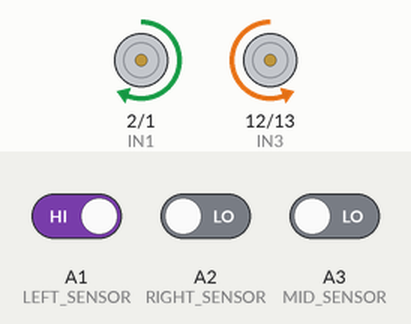
Simulated run of this sketch. Board: Arduino Uno, built with avr-gcc and run on an emulated ATmega328P. Shown: motor-driver pin pairs drawn as motors (green arrow = first pin HIGH = forward, orange = second pin HIGH = backward, longer = more drive, scaled by the enable pin). The inputs (shaded band) are chosen by the test bench; at power-on: A1 (LEFT_SENSOR) HIGH, A2 (RIGHT_SENSOR) LOW, A3 (MID_SENSOR) LOW.

Above: at 1.2 s.
1.3 s: A1 (LEFT_SENSOR) driven LOW and A2 (RIGHT_SENSOR) driven HIGH
At 2.5 s:
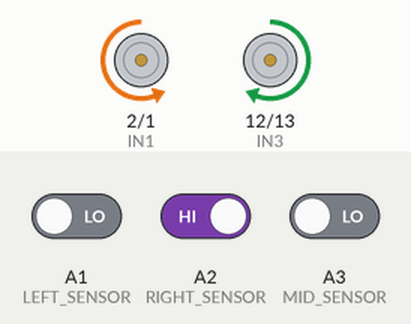
2.8 s: A1 (LEFT_SENSOR) driven HIGH and A3 (MID_SENSOR) driven HIGH
At 3.9 s:
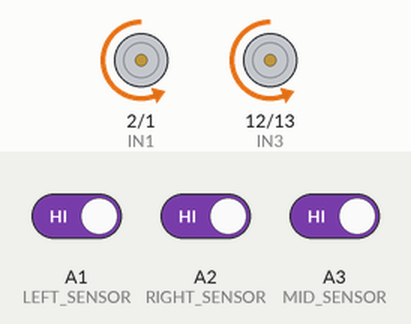
Timing chart, 0 to 5.8 s (numbered marks = the images above; inputs shaded):
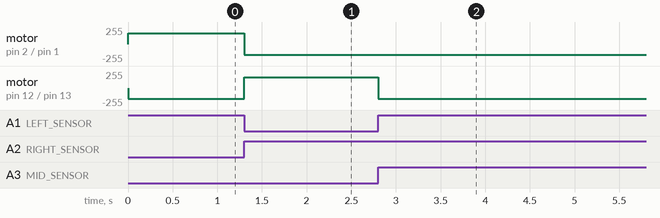

The sketch:

Line-Following_code.ino
```cpp
// 3 SENSOR LINE FOLLOWING ROBOT
// Middle sensor: 1 = black, 0 = white
// Left & Right sensors: 0 = black, 1 = white (INVERTED)
// Right motor intentionally weaker

// Motor pins
#define ENA 3   // Left motor PWM
#define IN1 2
#define IN2 1

#define ENB 11  // Right motor PWM
#define IN3 12
#define IN4 13

// Sensors
#define LEFT_SENSOR   A1   // inverted
#define MID_SENSOR    A3   // normal
#define RIGHT_SENSOR  A2   // inverted

// Motor speeds
int leftBase = 145;
int rightBase = 160;
int turnSpeed = 160;

void setup() {
  pinMode(LEFT_SENSOR, INPUT);
  pinMode(RIGHT_SENSOR, INPUT);
  pinMode(MID_SENSOR, INPUT);

  pinMode(ENA, OUTPUT);
  pinMode(IN1, OUTPUT);
  pinMode(IN2, OUTPUT);

  pinMode(ENB, OUTPUT);
  pinMode(IN3, OUTPUT);
  pinMode(IN4, OUTPUT);
}

void Forward(int speed) {
  digitalWrite(IN1, LOW);
  digitalWrite(IN2, HIGH);
  digitalWrite(IN3, LOW);
  digitalWrite(IN4, HIGH);
  analogWrite(ENA, speed);
  analogWrite(ENB, speed);
}

void turnRight(int speed) {
  digitalWrite(IN1, LOW);
  digitalWrite(IN2, HIGH);
  digitalWrite(IN3, HIGH);
  digitalWrite(IN4, LOW);
  analogWrite(ENA, speed);
  analogWrite(ENB, speed);
}

void turnLeft(int speed) {
  digitalWrite(IN1, HIGH);
  digitalWrite(IN2, LOW);
  digitalWrite(IN3, LOW);
  digitalWrite(IN4, HIGH);
  analogWrite(ENA, speed);
  analogWrite(ENB, speed);
}

void stop(int speed) {
  digitalWrite(IN1, LOW);
  digitalWrite(IN2, LOW);
  digitalWrite(IN3, LOW);
  digitalWrite(IN4, LOW);
  analogWrite(ENA, speed);
  analogWrite(ENB, speed);
}

void loop() {

  int left = digitalRead(LEFT_SENSOR);      // 1=white, 0=black (inverted)
  int mid  = digitalRead(MID_SENSOR);       // 1=black, 0=white
  int right = digitalRead(RIGHT_SENSOR);    // 1=white, 0=black (inverted)

  // MAIN LOGIC
  // Middle sees black → go straight
  if ((mid == 1) && (left == 1) && (right == 1)) {
    Forward(turnSpeed);
  }

  // Left sensor sees black (0) → line is on LEFT → turn RIGHT
  else if (left == 0 && mid == 0 && right == 1) {
    turnRight(turnSpeed);

  }

  // Right sensor sees black (0) → line is on RIGHT → turn LEFT
  else if (left == 1 && mid == 0 && right == 0) {
    turnLeft(turnSpeed);
  }

  // All white: lost → small search
  else if (left == 0 && mid == 1 && right == 0){
    stop(turnSpeed);
    while(mid==1);
  }
}
```

Measured:
- after the input at 1.3 s, motor on pin 2 (IN1) / pin 1 (IN2): forward 160/255 → backward 160/255 at once; motor on pin 12 (IN3) / pin 13 (IN4): backward 160/255 → forward 160/255 at once
- after the input at 2.8 s, motor on pin 12 (IN3) / pin 13 (IN4): forward 160/255 → backward 160/255 at once
